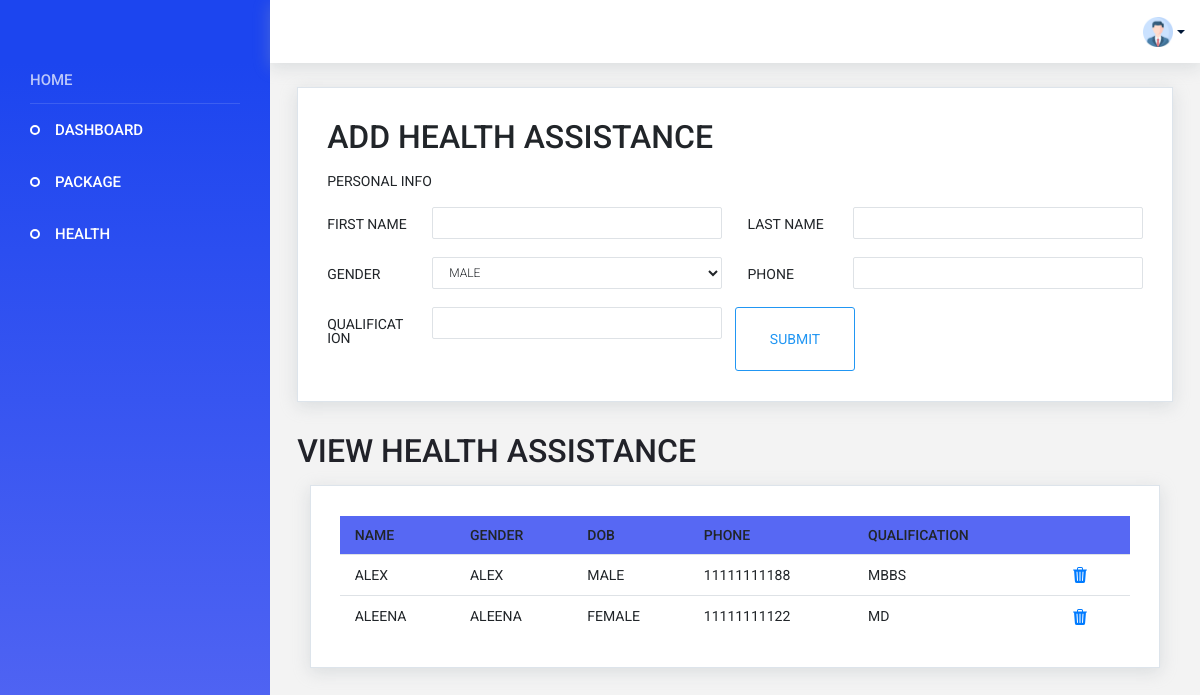
Screenshot of /health_assistance (signed in) with the database file from the repository.
### app/models.py (models this page shows, shortened)
class HealthAssistant(models.Model):
    first_name = models.CharField(max_length=50)
    last_name = models.CharField(max_length=50)
    gender = models.CharField(max_length=50)
    phone_number = models.CharField(max_length=10)
    qualification = models.CharField(max_length=200)
    user_id = models.ForeignKey(CustomUser, on_delete=models.CASCADE)

### app/views.py (the view)
# urls.py: path('health_assistance', views.health_assistance, name="health_assistance"),
@cache_control(no_cache=True, must_revalidate=True, no_store=True)
@login_required(login_url=Login)
def health_assistance(request):
    user = CustomUser.objects.get(id=request.user.id)
    if request.method == 'POST':
        first_name = request.POST['first_name']
        last_name = request.POST['last_name']
        gender = request.POST['gender']
        phone_number = request.POST['phone_number']
        qualification = request.POST['qualification']
        data = HealthAssistant.objects.create(user_id=user, first_name=first_name,last_name=last_name, gender=gender, phone_number=phone_number,qualification=qualification)
        data.save()
        health_assistants = HealthAssistant.objects.filter(user_id=user)
        context = {
            'health_assistants': health_assistants,
            'User':user
        }
        return render(request, 'Vendor/health-assistant.html', context)
    else:
        health_assistants = HealthAssistant.objects.filter(user_id=user)
        context = {
            'health_assistants': health_assistants,
            "User":user
        }
        return render(request, 'Vendor/health-assistant.html', context)

### template/Vendor/health-assistant.html (shortened to what this page needs)
{% extends 'Vendor/index.html' %}
{% block content %}
  <div class="main-panel">
    <div class="content-wrapper">
      <div class="row">
        <div class="col-12 grid-margin">
          <div class="card">
            <div class="card-body">
              <h4 class="card-title" style="font-size: xx-large;">ADD HEALTH ASSISTANCE</h4>
              <form class="form-sample" action="{% url 'health_assistance' %}" method="post">
                <p class="card-description"> PERSONAL INFO</p>
                <div class="row">
                  <div class="col-md-6">
                    <div class="form-group row">
                      <label class="col-sm-3 col-form-label">FIRST NAME</label>
                      <div class="col-sm-9">
                        <input type="text" name="first_name" class="form-control" />
                      </div>
                    </div>
                  </div>
                  <div class="col-md-6">
                    <div class="form-group row">
                      <label class="col-sm-3 col-form-label">LAST NAME</label>
                      <div class="col-sm-9">
                        <input type="text" name="last_name" class="form-control" />
                      </div>
                    </div>
                  </div>
                </div>
                <div class="row">
                  <div class="col-md-6">
                    <div class="form-group row">
                      <label class="col-sm-3 col-form-label">GENDER</label>
                      <div class="col-sm-9">
                        <select class="form-control" name="gender">
                          <option>MALE</option>
                        </select>
                      </div>
                    </div>
                  </div>
                <div class="col-md-6">
                  <div class="form-group row">
                    <label class="col-sm-3 col-form-label">PHONE </label>
                    <div class="col-sm-9">
                      <input type="text" name="phone_number" class="form-control" />
                    </div>
                  </div>
                </div>
                <div class="col-md-6">
                  <div class="form-group row">
                    <label class="col-sm-3 col-form-label">QUALIFICATION</label>
                    <div class="col-sm-9">
                      <input type="text" name="qualification" class="form-control" />
                    </div>
                  </div>
                </div>
                <button type="submit" class="btn btn-outline-primary btn-fw">
                  SUBMIT</button>
              </form>
            </div>
          </div>
        </div>
        <h4 class="card-title" style="font-size: xx-large; margin-top: 30px;"> VIEW HEALTH ASSISTANCE</h4>
        <div class="col-lg-12  grid-margin ">
          <div class="card">
            <div class="card-body">
              <table class="table table-hover">
                <thead>
                  <tr>
                    <th>NAME</th>
                    <th>GENDER</th>
                    <th>DOB</th>
                    <th>PHONE</th>
                    <th>QUALIFICATION</th>
                    <th></th>
                  </tr>
                </thead>
                <tbody>
                  {% for health_assistant in health_assistants %}
                  <tr>
                    <td>{{health_assistant.first_name}}</td>
                    <td>{{health_assistant.first_name}}</td>
                    <td>{{health_assistant.gender}}</td>
                    <td>{{health_assistant.phone_number}}</td>
                    <td>{{health_assistant.qualification}}</td>
                    <td><a href="{% url 'delete_healthassistant' id=health_assistant.id %}" style="padding-left: 20px;">
                    </a></td>
                  </tr>
                  {% endfor %}
                </tbody>
              </table>
            </div>
          </div>
        </div>
      </div>
    </div>
  </div>
{% endblock %}

### static/css/style1.css (style rules this page uses)
.card { box-shadow: 0 0 0 0 rgba(90, 113, 208, 0.11), 0 4px 16px 0 rgba(167, 175, 183, 0.33); border: solid 1px #dde4eb; border-radius: 0px; }
.card .card-title { color: #212529; }
.main-panel { transition: width 0.25s ease, margin 0.25s ease; width: calc(100% - 270px); min-height: calc(100vh - 63px); display: flex; flex-direction: column; }
.content-wrapper { background: #F3F3F3; padding: 1.5rem 1.7rem; width: 100%; flex-grow: 1; }

### template/Vendor/index.html (style rules this page uses)
th { padding: 10px; background-color: #5768f3; color: white; }
td { padding: 8px; }

### rows the page displays
HealthAssistant: first_name "ALEX", gender "MALE", phone_number "11111111188", qualification "MBBS"
HealthAssistant: first_name "ALEENA", gender "FEMALE", phone_number "11111111122", qualification "MD"
